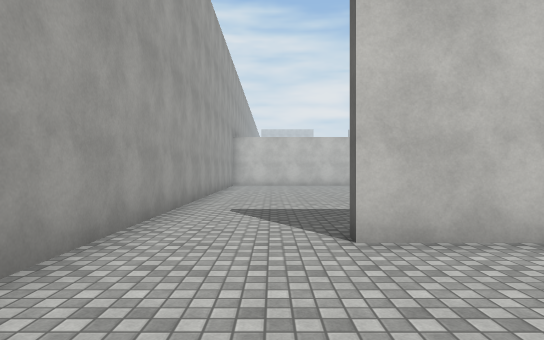
[1] (above)

23 first-person views from a walk through a Unity game level. The camera is 1.4 m above the floor, looks level and sees 75° across. The floor is counted in squares, 2 m on a side. Each view is taken from the middle of a square. On the plan, view 1 faces up. The plan holds only what a view shows up to about 11 squares ahead; the rest is blank. The place goes on beyond the plan. The player character is not drawn. Surface patterns are stand-ins for the level's own textures.

[2]
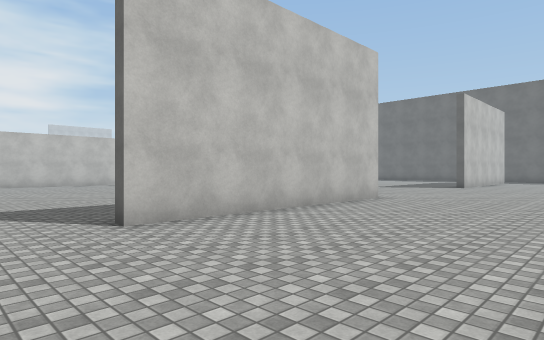

[3]
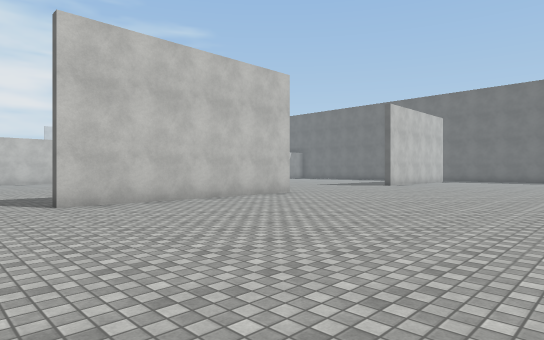

[4]
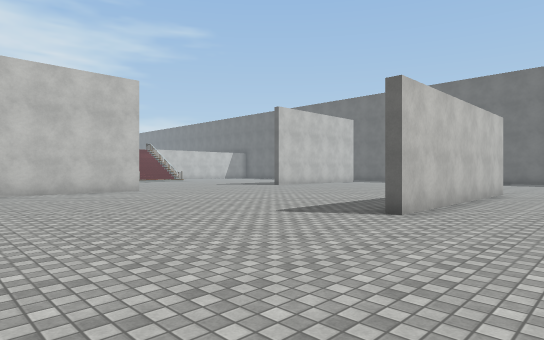

[5]
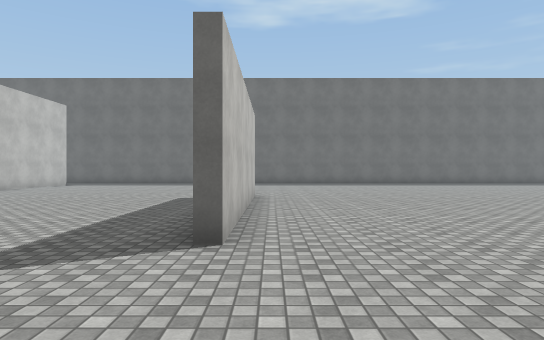

[6]
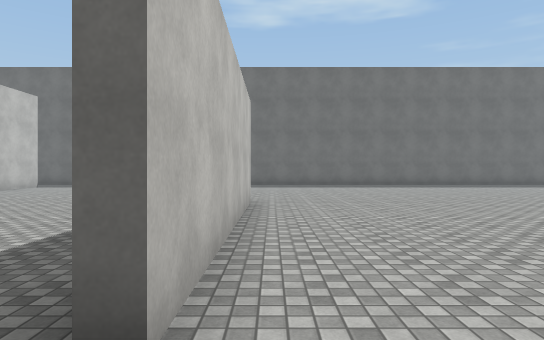

[7]
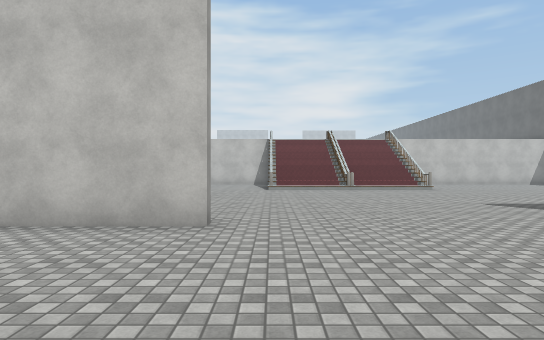

[8]
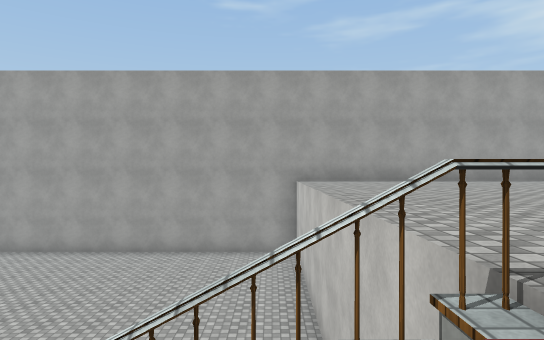

[9]
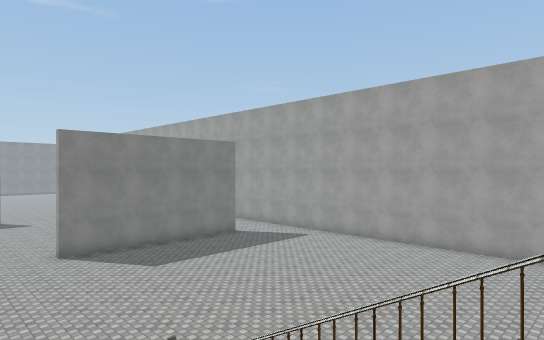

[10]
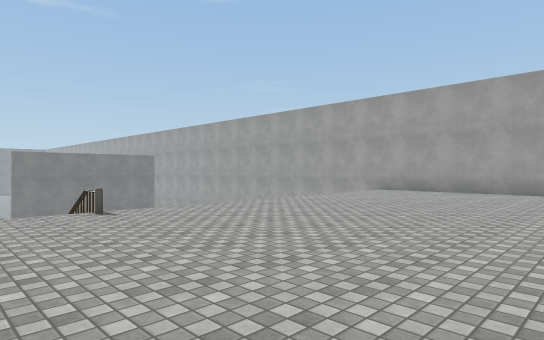

[11]
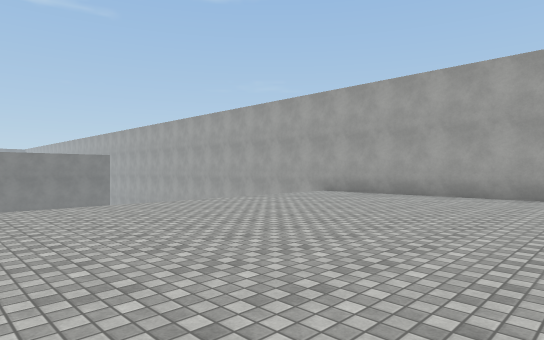

[12]
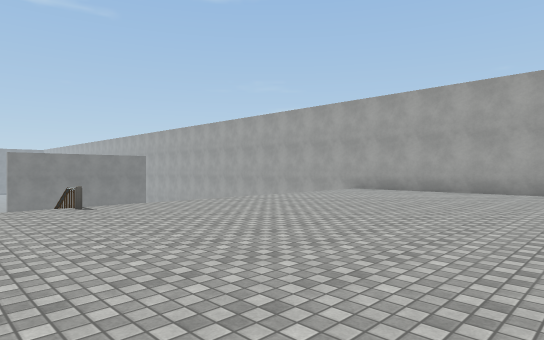

[13]
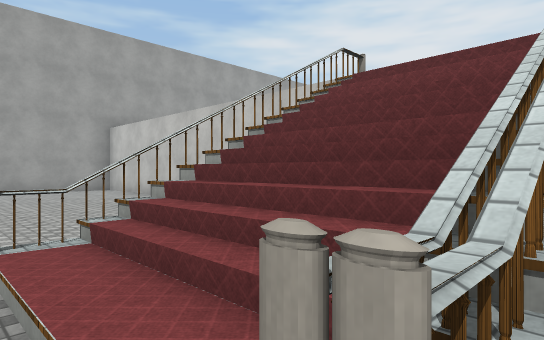

[14]
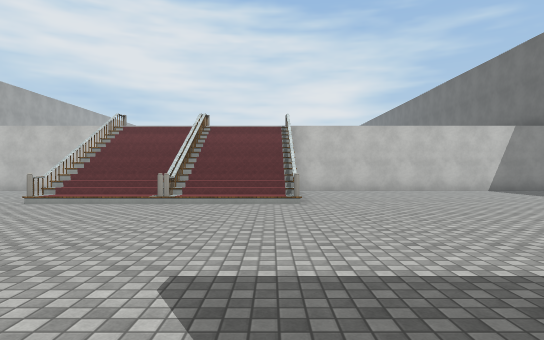

[15]
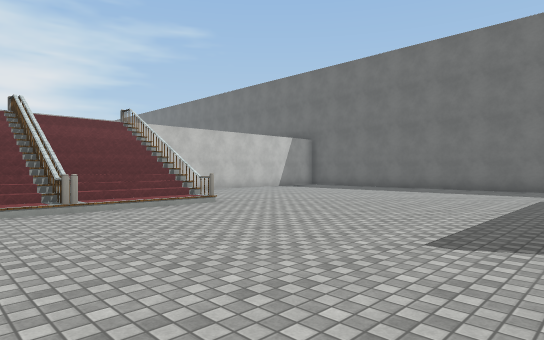

[16]
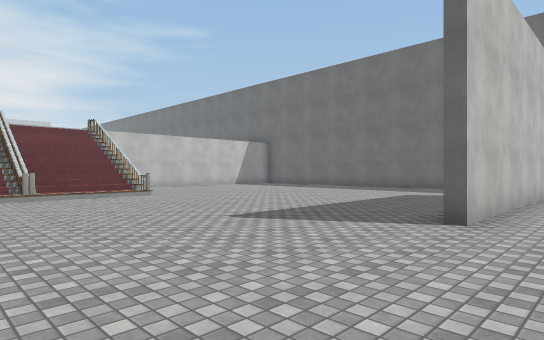

[17]
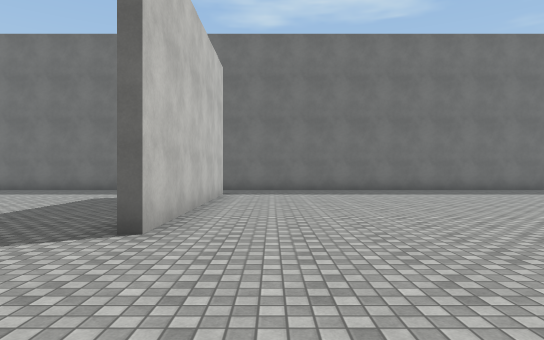

[18]
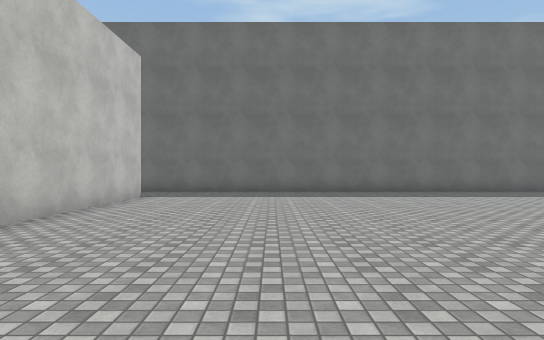

[19]
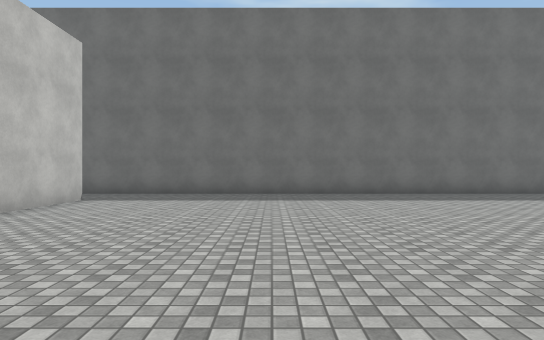

[20]
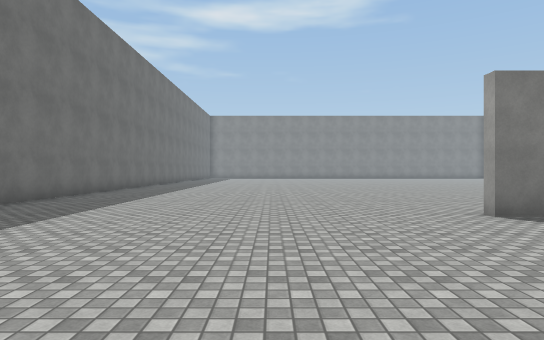

[21]
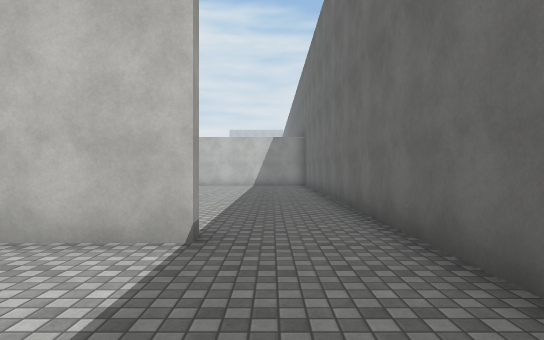

[22]
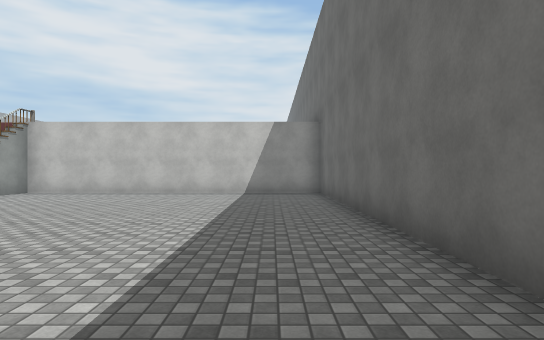

[23]
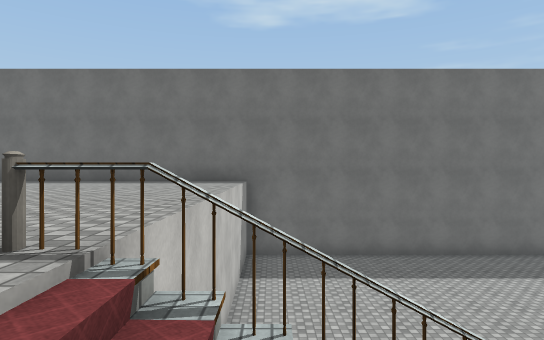

### Floor plan
Key: @ floor where view 1 was taken; # wall or solid block; . main floor; : floor 4.25 m higher than the main floor; / step, stairs or slope; = window, fence, low wall or low ledge; v drop or lower ground.
Columns run from 2 left of view 1 to 23 right of it. Each row starts with its distance up from view 1.
 23 #     ::::: :            #
 22 #::::::::::::            #
 21 #::::::::::::         :::#
 20 #::::::::::::        ::::#
 19 #::::::::::::      ::::::#
 18 #::::::::::::     :::::::#
 17 #:::::::::::    :::::::::#
 16 #:::::::::#: = :#::::::::#
 15 #.......  v//#//.........#
 14 #........ v//#//.........#
 13 #.........v//#//.........#
 12 #.........#//=//.........#
 11 #........................#
 10 #........................#
  9 #........................#
  8 #........................#
  7 #........................#
  6 #........................#
  5 #...  ...................#
  4 #..#######......#######..#
  3 #........................#
  2 #........................#
  1  ........................#
  0  .@......................#
 -1  ........................#
 -2  ........................#
 -3   .......................#
 -4  . ......................#
 -5     ......######.........#
 -6     .....................#
 -7      ....................#
 -8     . ...................#
 -9          ................#
-10            ..............#
-11             .............#

Positions as (right, up) in squares from view 1, and headings:
1: (0, 0), facing up
2: (-1, -1), facing up-right
3: (-1, -4), facing up-right
4: (2, -8), facing up-right
5: (4, -6), facing right
6: (6, -6), facing right
7: (8, -1), facing up
8: (9, 15), facing left
9: (10, 15), facing down-left
10: (10, 22), facing down-left
11: (8, 23), facing down-left
12: (10, 23), facing down-left
13: (11, 11), facing up-left
14: (13, 4), facing up
15: (9, 5), facing up-right
16: (9, 2), facing up-right
17: (10, 2), facing right
18: (11, 0), facing right
19: (12, -1), facing right
20: (17, 0), facing down
21: (21, 0), facing up
22: (21, 5), facing up
23: (12, 15), facing right
